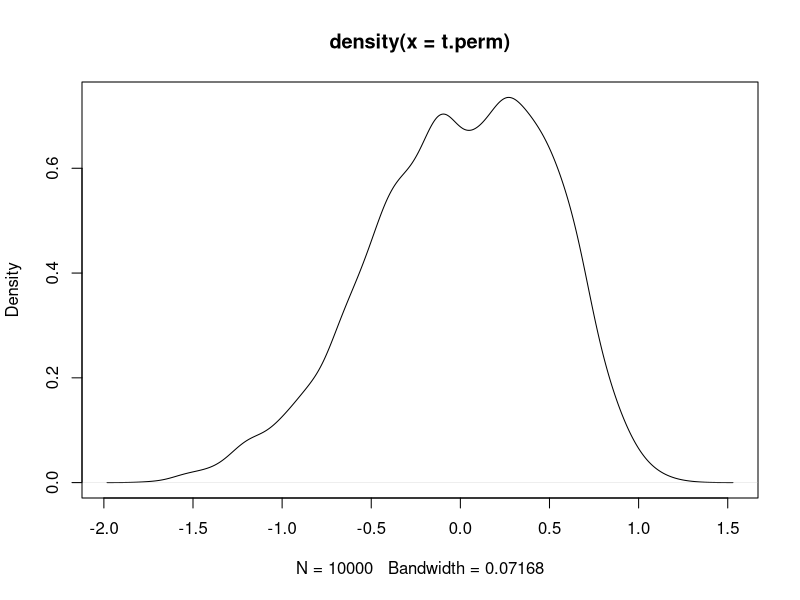
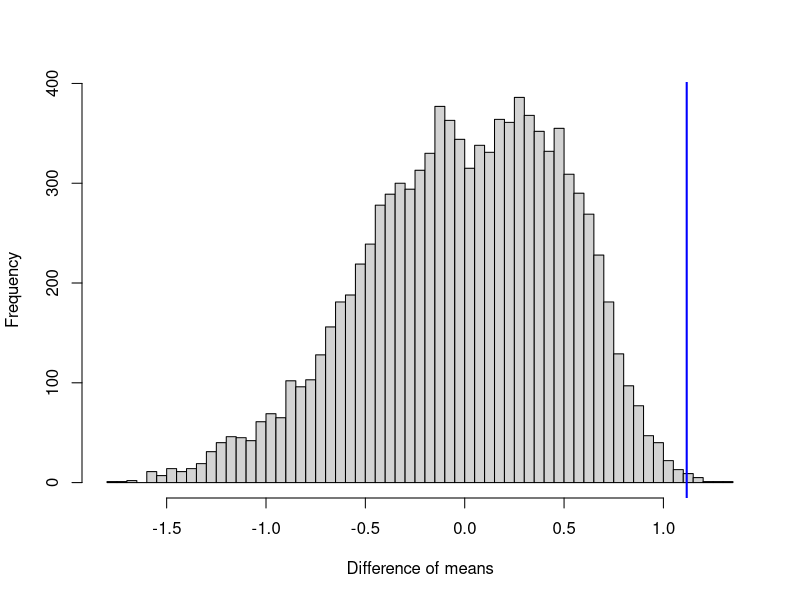

Here is the R script that generated these plots, in order:
# test=function(x1,x2,alt,K=1000) {
#     x = c(x1, x2)
#     ranghi = rank(x)
#     n1 = length(x1)
#     n2 = length(x2)
#     n = n1 + n2
#     t.ob = sum(ranghi[1:n1]) * 1/n1 - sum(ranghi[(n1+1):n]) * 1/n2
#     t.perm = vector(, K)
#     for (k in 1:K){
#       x.perm = sample(ranghi)
#       x1.perm = x.perm[1:n1]
#       x2.perm = x.perm[(n1 + 1):(n1 + n2)]
#       t.perm[k] = sum(x1.perm) * 1/n1 - sum(x2.perm) * 1/n2
#     }
#
#
#     plot(density(t.perm))
#     hist(t.perm, breaks = 100, main = "" , xlab = "Value of test statistic")
#     abline(v = t.ob, col = "blue", lwd = 2)
#
#
#     if (alt=="greater") pv.t=length(t.perm[t.perm>=t.ob])/K
#     if (alt=="less") pv.t=length(t.perm[t.perm<=t.ob])/K
#     if (alt=="two.sided") pv.t=length(abs(t.perm)[abs(t.perm)>=abs(t.ob)])/K
#     print(pv.t)
#
#     return(t.perm)
# }

test=function(x1,x2,alt,K=1000) {
  n1 = length(x1)
  n2 = length(x2)
  n = n1 + n2
  t.ob = sum(x1) * 1/n1 - sum(x2) * 1/n2
  t.perm = vector(, K)
  x = c(x1,x2)
  for (k in 1:K){
    x.perm = sample(x)
    x1.perm = x.perm[1:n1]
    x2.perm = x.perm[(n1 + 1):(n1 + n2)]
    t.perm[k] = sum(x1.perm) * 1/n1 - sum(x2.perm) * 1/n2
  }


  plot(density(t.perm))
  hist(t.perm, breaks = 50, main = "" , xlab = "Difference of means")
  abline(v = t.ob, col = "blue", lwd = 2)



  pv.l=length(t.perm[t.perm>=t.ob])/K
  pv.r=length(t.perm[t.perm<=t.ob])/K
  if (alt=="two.sided") pv.t=length(t.perm[abs(t.perm)>=abs(t.ob)])/K
  if (alt=="two.sided-2") pv.t=min(pv.l,pv.r)
  if (alt=="greater") pv.t=length(t.perm[t.perm>=t.ob])/K
  if (alt=="less") pv.t=length(t.perm[t.perm<=t.ob])/K
  if (alt=="greater") pv.t=length(t.perm[t.perm>=t.ob])/K

  print(pv.t)

  return(t.perm)
}

set.seed(42)
x1 = rexp(25)
x2 = rexp(9) - 1

t.perm = test(x1,x2,"greater", 10000)

